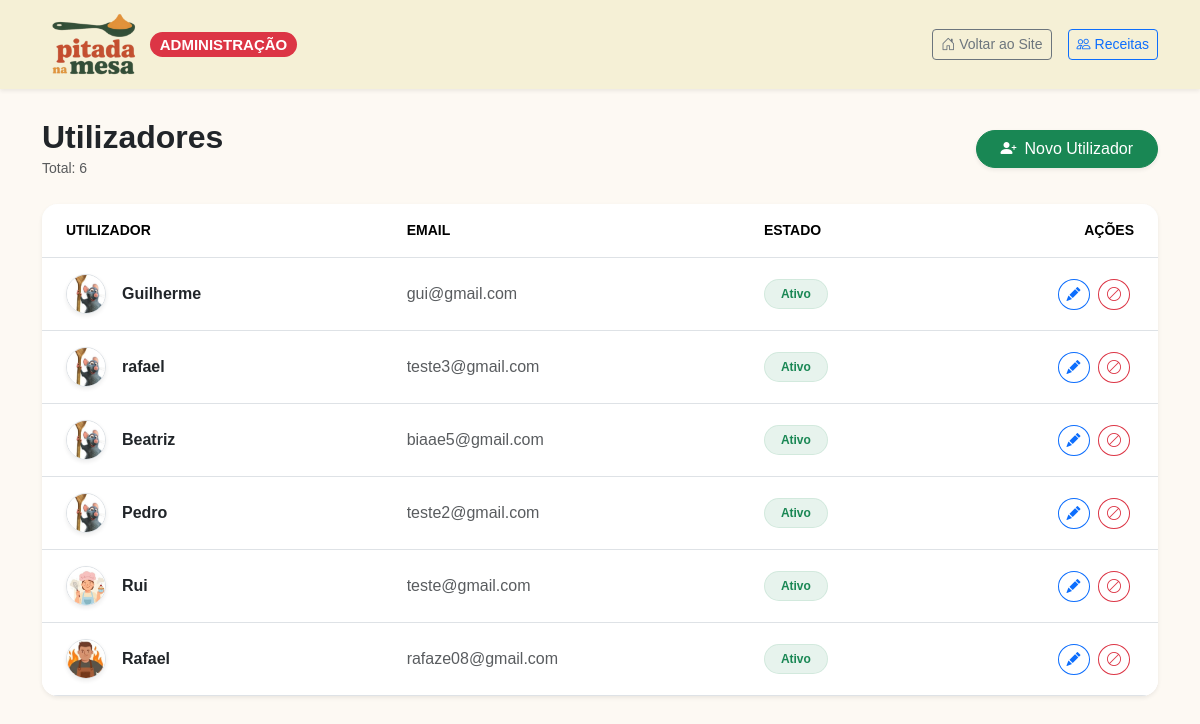
The page /admin/utilizadores.php on the database as committed earlier.
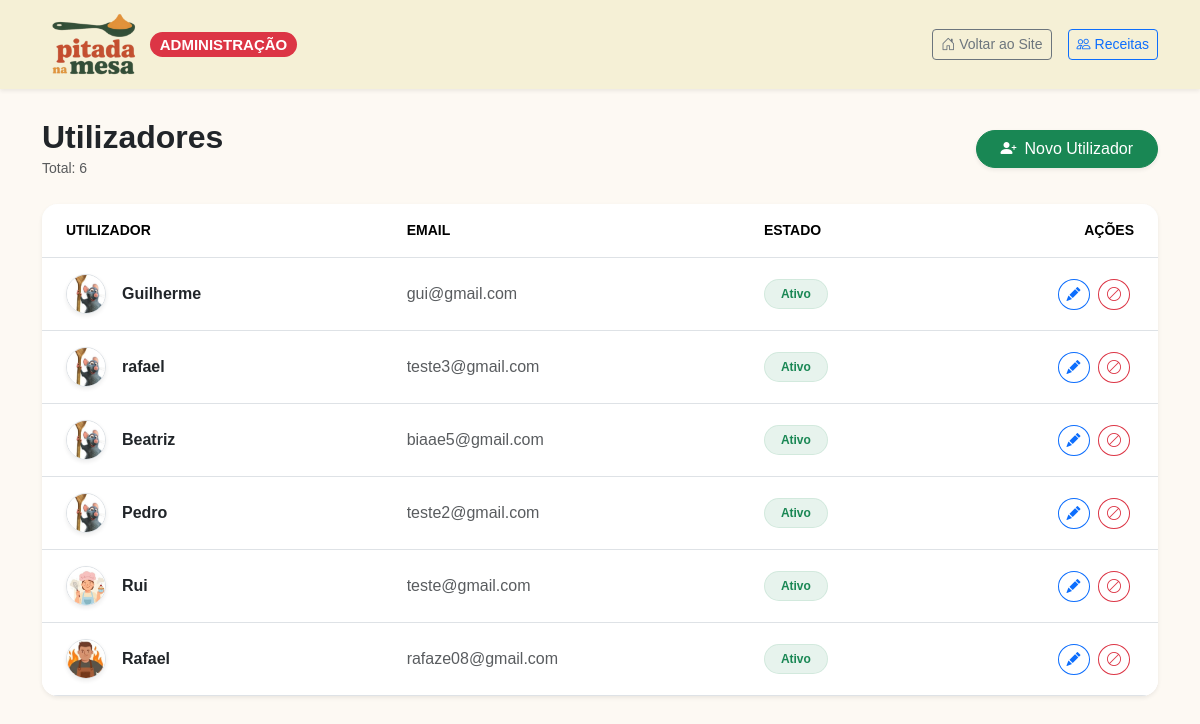
The same page on the database as committed later.
### tables this page shows
CREATE TABLE IF NOT EXISTS `utilizadores` (
  `iduser` int NOT NULL AUTO_INCREMENT,
  `utilizador` varchar(100) NOT NULL,
  `email` varchar(100) NOT NULL,
  `pass` varchar(60) NOT NULL,
  `estado` tinyint(1) DEFAULT '1',
  PRIMARY KEY (`iduser`) USING BTREE,
  UNIQUE KEY `email` (`email`)
);

CREATE TABLE IF NOT EXISTS `dados_perfil` (
  `id` int NOT NULL AUTO_INCREMENT,
  `id_utilizador` int NOT NULL,
  `idade` int DEFAULT NULL,
  `prato_favorito` varchar(255) DEFAULT NULL,
  `avatar` varchar(50) DEFAULT 'avpadrao.jpg',
  PRIMARY KEY (`id`)
);

### admin/utilizadores.php (the view, shortened to what the changed rows need)
<?php
require('includes/connection.php');
$sql = "SELECT u.iduser, u.utilizador, u.email, u.estado, dp.avatar
        FROM utilizadores u
        LEFT JOIN dados_perfil dp ON u.iduser = dp.id_utilizador
        ORDER BY u.iduser DESC";
$stmt = $dbh->query($sql);
$users = $stmt->fetchAll(PDO::FETCH_ASSOC);
?>
<!DOCTYPE html>
<html lang="pt">
<head>
    <link href="../css/bootstrap.min.css" rel="stylesheet">
    <link href="../css/bootstrap-icons.min.css" rel="stylesheet">
    <link href="../css/style.css" rel="stylesheet">
</head>
<body>
    <div class="container my-5">
        <div class="d-flex justify-content-between align-items-center mb-4">
            <div>
                <h2 class="fw-bold m-0 text-dark">Utilizadores</h2>
            </div>
        </div>
        <div class="card border-0 shadow-sm rounded-4 overflow-hidden">
            <div class="table-responsive">
                <table class="table table-hover align-middle mb-0">
                    <thead class="bg-light text-secondary text-uppercase small fw-bold">
                        <tr>
                            <th class="ps-4 py-3">Utilizador</th>
                            <th class="py-3">Email</th>
                            <th class="py-3">Estado</th>
                            <th class="text-end pe-4 py-3">Ações</th>
                        </tr>
                    </thead>
                    <tbody class="bg-white border-top-0">
                        <?php if(count($users) > 0): ?>
                            <?php foreach($users as $user):
                                $avatar = '../imgs/avatar/avpadrao.jpg';
                                if (!empty($user['avatar']) && $user['avatar'] != 'default' && file_exists('../imgs/avatar/' . $user['avatar'])) {
                                    $avatar = '../imgs/avatar/' . $user['avatar'];
                                }
                                $estado = isset($user['estado']) ? $user['estado'] : 1;
                            ?>
                            <tr>
                                <td class="ps-4 py-3">
                                    <div class="d-flex align-items-center">
                                        <img src="<?php echo $avatar; ?>" class="rounded-circle me-3 border shadow-sm" width="40" height="40" style="object-fit:cover;">
                                        <div class="fw-bold text-dark"><?php echo htmlspecialchars($user['utilizador']); ?></div>
                                    </div>
                                </td>
                                <td class="text-muted"><?php echo htmlspecialchars($user['email']); ?></td>
                                <td>
                                    <?php if($estado == 1): ?>
                                        <span class="badge bg-success bg-opacity-10 text-success rounded-pill px-3 py-2 border border-success border-opacity-10">Ativo</span>
                                    <?php else: ?>
                                        <span class="badge bg-danger bg-opacity-10 text-danger rounded-pill px-3 py-2 border border-danger border-opacity-10">Bloqueado</span>
                                    <?php endif; ?>
                                </td>
                                <td class="text-end pe-4">
                                    <button class="btn btn-sm btn-outline-primary rounded-circle me-1"
                                            onclick='abrirModalEditar(<?php echo json_encode($user); ?>)'>
                                        <i class="bi bi-pencil-fill"></i>
                                    </button>
                                    <?php if($estado == 1): ?>
                                        <button class="btn btn-sm btn-outline-danger rounded-circle me-1"
                                                onclick="abrirModalStatus(<?= $user['iduser'] ?>, 0, '<?= addslashes($user['utilizador']) ?>')">
                                            <i class="bi bi-ban"></i>
                                        </button>
                                    <?php endif; ?>
                                </td>
                            </tr>
                            <?php endforeach; ?>
                        <?php else: ?>
                            <tr><td colspan="4" class="text-center py-5 text-muted">Nenhum utilizador encontrado.</td></tr>
                        <?php endif; ?>
                    </tbody>
                </table>
            </div>
        </div>
    </div>
</body>
</html>

Rows that differ between the two databases and show on the page:
no longer on this page (row unchanged): utilizadores: utilizador "Guilherme", email "gui@gmail.com", estado "Ativo"
added dados_perfil: avatar (picture), id_utilizador.utilizador "Guilherme", id_utilizador.email "gui@gmail.com"
